Frame 1 (no input): blank canvas, image omitted
Frame 60 (the mouse pressed at the canvas centre just before this capture): blank canvas, image omitted
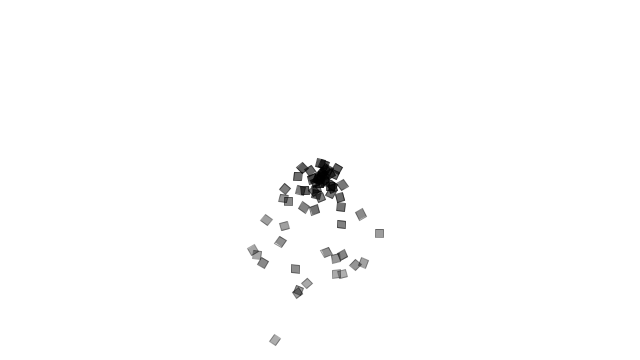
Frame 120 (the mouse held since frame 60 and released just before this capture)

The Processing sketch whose frames 1 and 60 were blank and that drew this single picture after the mouse press (run headless with seeded random() and noise(); from frame 60 on, the mouse is pressed at the canvas centre):

// Processing sketch: noc04_10_system_of_systems_remove
// ── noc04_10_system_of_systems_remove.pde
import java.util.Iterator; // <<< -- import to use iterator

ArrayList<ParticleSystem> systems;


void setup() {
  size(640,360);
  systems = new ArrayList<ParticleSystem>(); 
}

void draw() {
  background(255);
  
  Iterator<ParticleSystem> it = systems.iterator();
  
  while(it.hasNext()) {
    ParticleSystem ps = it.next();
    ps.run();
    if (ps.isDead()) {
      it.remove();
    }
  }
  
  println(systems.size());
}

void mousePressed() {
  systems.add(new ParticleSystem(new PVector(mouseX,mouseY)));
}
// ── Particle.pde
class Particle {
  PVector location;
  PVector velocity;
  PVector acceleration;
  
  float angle;
  float aVelocity;
  float aAcceleration;
  
  float lifespan;  
  
  Particle(PVector l) {
    acceleration = new PVector(0,0.0);
    velocity = new PVector(random(-1,1), random(-2,0));
    
    location = l.get();
    
    angle = 0;
    aVelocity = 0.1;
    aAcceleration = 0.01;
        
    
    lifespan = 200;
  }
  
  void run(PVector force, float aForce) {
    applyForce(force, aForce);
    update();
    display();
  }
  
  void applyForce(PVector force, float aForce) {
    acceleration.add(force);
    aAcceleration += aForce;
  }
  
  void update() {
    velocity.add(acceleration);
    location.add(velocity);
    lifespan -= 2.0;
    acceleration.mult(0);
    
    aVelocity += aAcceleration;
    angle += aVelocity;    
    aAcceleration = 0;
  }
  
  void display() {
    stroke(0,lifespan);
    fill(0,lifespan);
    pushMatrix();
    translate(location.x,location.y);
    rotate(angle);
    rectMode(CENTER);
    rect(0,0, 8,8);
    popMatrix();
  }
  
  boolean isDead() {
    if (lifespan < 0.0) {
      return true;
    } else {
      return false;
    }
  }
}
// ── ParticleSystem.pde
class ParticleSystem
{
  ArrayList<Particle> particles;
  
  PVector origin;
  
  int numLife;
  
  ParticleSystem(PVector location) {
    numLife = 100;
    particles = new ArrayList<Particle>();
    origin = location.get();    
    
  }
  
  void addParticle() { 
    particles.add(new Particle(origin));
    numLife -= 1;
  }
  
  void run() {    
    if (numLife >0) {      
      addParticle();
    }
    
    Iterator<Particle> it = particles.iterator();
    
    while(it.hasNext()) {      
      PVector force = new PVector(random(-0.1,0.1),random(0.1,0.1)); 
      Particle p = it.next();
      p.run(force,0.01);
      if (p.isDead()) {
        it.remove();
      }
    }    
  }  
  
  boolean isDead() {
    if (particles.size() <= 0) {
      return true;
    } else {
      return false;
    }
  }
}
